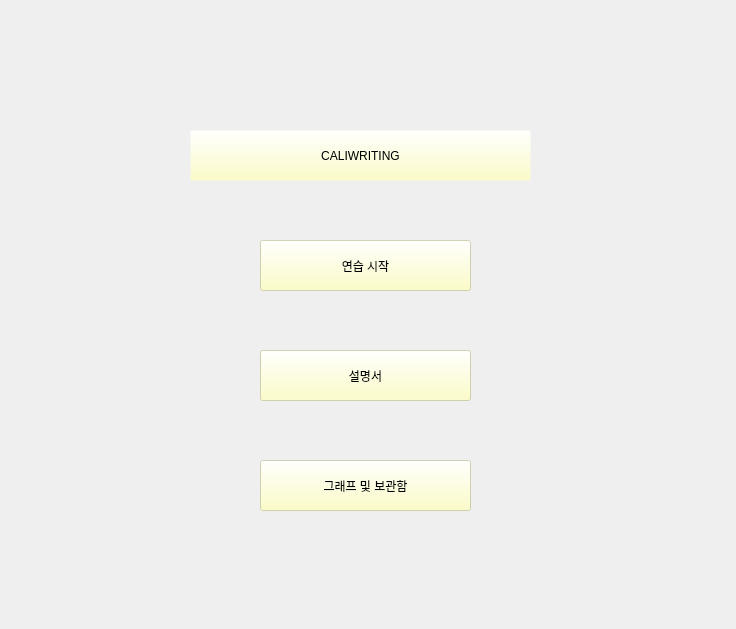
<?xml version="1.0" encoding="UTF-8"?>
<ui version="4.0">
 <class>MainWindow</class>
 <widget class="QMainWindow" name="MainWindow">
  <property name="geometry">
   <rect>
    <x>0</x>
    <y>0</y>
    <width>736</width>
    <height>629</height>
   </rect>
  </property>
  <property name="windowTitle">
   <string>MainWindow</string>
  </property>
  <property name="styleSheet">
   <string notr="true">background:url(:/background/image.jfif)</string>
  </property>
  <widget class="QWidget" name="centralwidget">
   <widget class="QPushButton" name="practice">
    <property name="geometry">
     <rect>
      <x>260</x>
      <y>240</y>
      <width>211</width>
      <height>51</height>
     </rect>
    </property>
    <property name="styleSheet">
     <string notr="true">background:rgba(254, 255, 185,150);
font: 20pt &quot;-다정&quot;;</string>
    </property>
    <property name="text">
     <string>연습 시작</string>
    </property>
   </widget>
   <widget class="QPushButton" name="explain">
    <property name="geometry">
     <rect>
      <x>260</x>
      <y>350</y>
      <width>211</width>
      <height>51</height>
     </rect>
    </property>
    <property name="styleSheet">
     <string notr="true">background:rgba(254, 255, 185,150);
font: 20pt &quot;-다정&quot;;
</string>
    </property>
    <property name="text">
     <string>설명서</string>
    </property>
   </widget>
   <widget class="QPushButton" name="graph">
    <property name="geometry">
     <rect>
      <x>260</x>
      <y>460</y>
      <width>211</width>
      <height>51</height>
     </rect>
    </property>
    <property name="toolTip">
     <string>&lt;html&gt;&lt;head/&gt;&lt;body&gt;&lt;p&gt;&lt;br/&gt;&lt;/p&gt;&lt;/body&gt;&lt;/html&gt;</string>
    </property>
    <property name="styleSheet">
     <string notr="true">background:rgba(254, 255, 185, 150);  font: 20pt &quot;-다정&quot;;
</string>
    </property>
    <property name="text">
     <string>그래프 및 보관함</string>
    </property>
   </widget>
   <widget class="QPushButton" name="nothing">
    <property name="geometry">
     <rect>
      <x>190</x>
      <y>130</y>
      <width>341</width>
      <height>51</height>
     </rect>
    </property>
    <property name="styleSheet">
     <string notr="true">background:rgba(254, 255, 185,0);
font: 36pt &quot;-다정&quot;;</string>
    </property>
    <property name="text">
     <string>CALIWRITING</string>
    </property>
   </widget>
  </widget>
 </widget>
 <resources>
  <include location="background.qrc"/>
 </resources>
 <connections/>
</ui>
